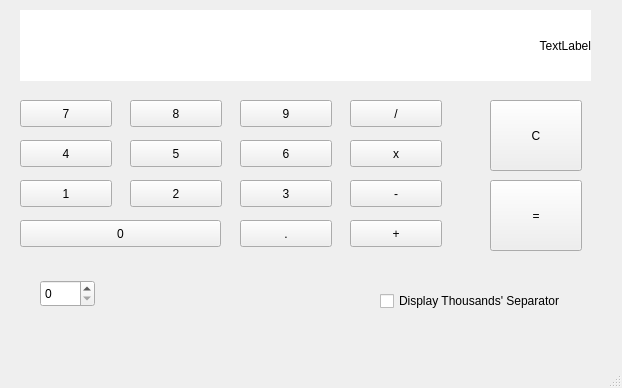
<?xml version="1.0" encoding="UTF-8"?>
<ui version="4.0">
 <class>MyCalculator</class>
 <widget class="QMainWindow" name="MyCalculator">
  <property name="geometry">
   <rect>
    <x>0</x>
    <y>0</y>
    <width>622</width>
    <height>388</height>
   </rect>
  </property>
  <property name="windowTitle">
   <string>MainWindow</string>
  </property>
  <widget class="QWidget" name="centralwidget">
   <widget class="QPushButton" name="btn7">
    <property name="geometry">
     <rect>
      <x>20</x>
      <y>100</y>
      <width>92</width>
      <height>27</height>
     </rect>
    </property>
    <property name="text">
     <string>7</string>
    </property>
   </widget>
   <widget class="QPushButton" name="btn8">
    <property name="geometry">
     <rect>
      <x>130</x>
      <y>100</y>
      <width>92</width>
      <height>27</height>
     </rect>
    </property>
    <property name="text">
     <string>8</string>
    </property>
   </widget>
   <widget class="QPushButton" name="btn9">
    <property name="geometry">
     <rect>
      <x>240</x>
      <y>100</y>
      <width>92</width>
      <height>27</height>
     </rect>
    </property>
    <property name="text">
     <string>9</string>
    </property>
   </widget>
   <widget class="QPushButton" name="btnDiv">
    <property name="geometry">
     <rect>
      <x>350</x>
      <y>100</y>
      <width>92</width>
      <height>27</height>
     </rect>
    </property>
    <property name="text">
     <string>/</string>
    </property>
   </widget>
   <widget class="QPushButton" name="btn5">
    <property name="geometry">
     <rect>
      <x>130</x>
      <y>140</y>
      <width>92</width>
      <height>27</height>
     </rect>
    </property>
    <property name="text">
     <string>5</string>
    </property>
   </widget>
   <widget class="QPushButton" name="btnMul">
    <property name="geometry">
     <rect>
      <x>350</x>
      <y>140</y>
      <width>92</width>
      <height>27</height>
     </rect>
    </property>
    <property name="text">
     <string>x</string>
    </property>
   </widget>
   <widget class="QPushButton" name="btn6">
    <property name="geometry">
     <rect>
      <x>240</x>
      <y>140</y>
      <width>92</width>
      <height>27</height>
     </rect>
    </property>
    <property name="text">
     <string>6</string>
    </property>
   </widget>
   <widget class="QPushButton" name="btn4">
    <property name="geometry">
     <rect>
      <x>20</x>
      <y>140</y>
      <width>92</width>
      <height>27</height>
     </rect>
    </property>
    <property name="text">
     <string>4</string>
    </property>
   </widget>
   <widget class="QPushButton" name="btn2">
    <property name="geometry">
     <rect>
      <x>130</x>
      <y>180</y>
      <width>92</width>
      <height>27</height>
     </rect>
    </property>
    <property name="text">
     <string>2</string>
    </property>
   </widget>
   <widget class="QPushButton" name="btnMinus">
    <property name="geometry">
     <rect>
      <x>350</x>
      <y>180</y>
      <width>92</width>
      <height>27</height>
     </rect>
    </property>
    <property name="text">
     <string>-</string>
    </property>
   </widget>
   <widget class="QPushButton" name="btn3">
    <property name="geometry">
     <rect>
      <x>240</x>
      <y>180</y>
      <width>92</width>
      <height>27</height>
     </rect>
    </property>
    <property name="text">
     <string>3</string>
    </property>
   </widget>
   <widget class="QPushButton" name="btn1">
    <property name="geometry">
     <rect>
      <x>20</x>
      <y>180</y>
      <width>92</width>
      <height>27</height>
     </rect>
    </property>
    <property name="text">
     <string>1</string>
    </property>
   </widget>
   <widget class="QPushButton" name="btn0">
    <property name="geometry">
     <rect>
      <x>20</x>
      <y>220</y>
      <width>201</width>
      <height>27</height>
     </rect>
    </property>
    <property name="text">
     <string>0</string>
    </property>
   </widget>
   <widget class="QPushButton" name="btnDec">
    <property name="geometry">
     <rect>
      <x>240</x>
      <y>220</y>
      <width>92</width>
      <height>27</height>
     </rect>
    </property>
    <property name="text">
     <string>.</string>
    </property>
   </widget>
   <widget class="QPushButton" name="btnPlus">
    <property name="geometry">
     <rect>
      <x>350</x>
      <y>220</y>
      <width>92</width>
      <height>27</height>
     </rect>
    </property>
    <property name="text">
     <string>+</string>
    </property>
   </widget>
   <widget class="QCheckBox" name="checkSep">
    <property name="geometry">
     <rect>
      <x>380</x>
      <y>290</y>
      <width>221</width>
      <height>22</height>
     </rect>
    </property>
    <property name="text">
     <string>Display Thousands' Separator</string>
    </property>
   </widget>
   <widget class="QPushButton" name="btnClear">
    <property name="geometry">
     <rect>
      <x>490</x>
      <y>100</y>
      <width>92</width>
      <height>71</height>
     </rect>
    </property>
    <property name="text">
     <string>C</string>
    </property>
   </widget>
   <widget class="QPushButton" name="btnEq">
    <property name="geometry">
     <rect>
      <x>490</x>
      <y>180</y>
      <width>92</width>
      <height>71</height>
     </rect>
    </property>
    <property name="text">
     <string>=</string>
    </property>
   </widget>
   <widget class="QSpinBox" name="spinDigits">
    <property name="geometry">
     <rect>
      <x>40</x>
      <y>280</y>
      <width>55</width>
      <height>27</height>
     </rect>
    </property>
    <property name="maximum">
     <number>5</number>
    </property>
   </widget>
   <widget class="QLabel" name="output">
    <property name="geometry">
     <rect>
      <x>20</x>
      <y>10</y>
      <width>571</width>
      <height>71</height>
     </rect>
    </property>
    <property name="styleSheet">
     <string notr="true">background-color: rgb(255, 255, 255)</string>
    </property>
    <property name="text">
     <string>TextLabel</string>
    </property>
    <property name="alignment">
     <set>Qt::AlignRight|Qt::AlignTrailing|Qt::AlignVCenter</set>
    </property>
   </widget>
  </widget>
  <widget class="QMenuBar" name="menubar">
   <property name="geometry">
    <rect>
     <x>0</x>
     <y>0</y>
     <width>622</width>
     <height>25</height>
    </rect>
   </property>
  </widget>
  <widget class="QStatusBar" name="statusbar"/>
 </widget>
 <resources/>
 <connections/>
</ui>
